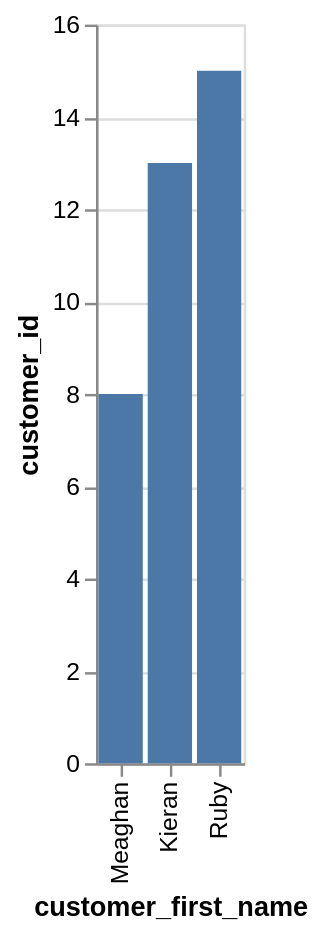

Express this chart as Vega-Lite.
### Vega-Lite specification from a JSON file in a GitHub repository (floating-point values rounded to 4 significant figures)
{"data": {"values": [{"x_data": "Meaghan", "y_data": 8}, {"x_data": "Kieran", "y_data": 13}, {"x_data": "Ruby", "y_data": 15}]}, "mark": "bar", "encoding": {"x": {"field": "x_data", "type": "nominal", "title": "customer_first_name", "sort": {"op": "sum", "field": "y_data", "order": "ascending"}}, "y": {"field": "y_data", "type": "quantitative", "title": "customer_id"}}}
